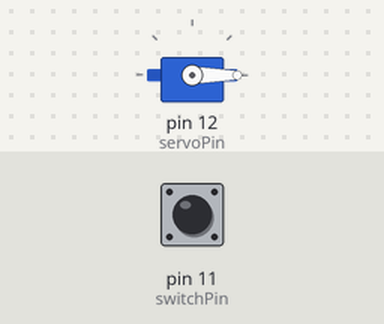
This sketch was run on a simulated Arduino Uno, built with avr-gcc and run on an emulated ATmega328P. Parts: servo. Inputs (shaded band) come from the test bench; at power-on: pin 11 (switchPin) LOW.

Above: at 1.2 s.
1.3 s: pin 11 (switchPin) pulled HIGH for 0.15 s
At 1.38 s:
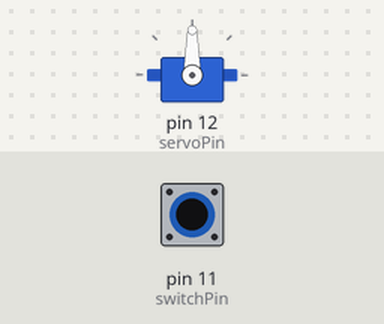
2.9 s: pin 11 (switchPin) pulled HIGH for 3.2 s
At 7.2 s:
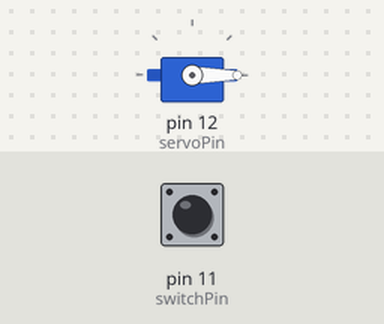
Timing chart, 0 to 8.7 s (numbered marks = the images above; inputs shaded):
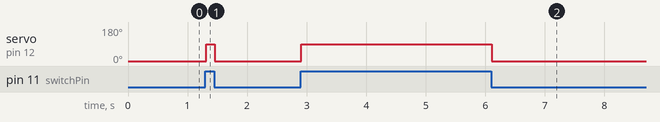

The sketch:

example_servo.ino
```cpp
#include <Servo.h>
Servo servo;

int switchState = 0;

const int servoPin = 12;
const int switchPin = 11;

void setup()
{
  Serial.begin(9600);
  servo.attach(servoPin);
  pinMode(switchPin, INPUT);
}

void loop()
{
  switchState = digitalRead(switchPin);
  if (switchState == HIGH)
  {
    servo.write(90);
  }
  else
  {
    servo.write(-90);
  }
  delay(12);
}
```

Measured:
- after the input at 1.3 s, servo on pin 12 (servoPin): 0° → 90° at once, → 0° 0.14 s later
- after the input at 2.9 s, servo on pin 12 (servoPin): 0° → 90° at once, → 0° 3.2 s later
